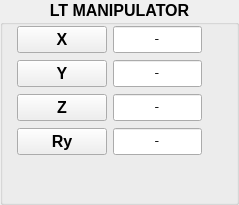
               <widget class="QGroupBox" name="groupBox_LT">
                <property name="geometry">
                 <rect>
                  <x>1470</x>
                  <y>10</y>
                  <width>239</width>
                  <height>205</height>
                 </rect>
                </property>
                <property name="font">
                 <font>
                  <pointsize>12</pointsize>
                  <weight>75</weight>
                  <bold>true</bold>
                  <kerning>true</kerning>
                 </font>
                </property>
                <property name="title">
                 <string>LT MANIPULATOR</string>
                </property>
                <property name="alignment">
                 <set>Qt::AlignHCenter|Qt::AlignTop</set>
                </property>
                <widget class="QLineEdit" name="lineEdit_LT_X">
                 <property name="geometry">
                  <rect>
                   <x>113</x>
                   <y>26</y>
                   <width>89</width>
                   <height>27</height>
                  </rect>
                 </property>
                 <property name="sizePolicy">
                  <sizepolicy hsizetype="Fixed" vsizetype="Fixed">
                   <horstretch>0</horstretch>
                   <verstretch>0</verstretch>
                  </sizepolicy>
                 </property>
                 <property name="font">
                  <font>
                   <family>Courier</family>
                   <pointsize>12</pointsize>
                   <weight>50</weight>
                   <bold>false</bold>
                  </font>
                 </property>
                 <property name="statusTip">
                  <string>optic 1</string>
                 </property>
                 <property name="whatsThis">
                  <string>first optic title</string>
                 </property>
                 <property name="text">
                  <string>-</string>
                 </property>
                 <property name="alignment">
                  <set>Qt::AlignCenter</set>
                 </property>
                </widget>
                <widget class="QPushButton" name="pushButton_LT_X">
                 <property name="geometry">
                  <rect>
                   <x>17</x>
                   <y>26</y>
                   <width>90</width>
                   <height>27</height>
                  </rect>
                 </property>
                 <property name="sizePolicy">
                  <sizepolicy hsizetype="Fixed" vsizetype="Fixed">
                   <horstretch>0</horstretch>
                   <verstretch>0</verstretch>
                  </sizepolicy>
                 </property>
                 <property name="font">
                  <font>
                   <weight>75</weight>
                   <bold>true</bold>
                  </font>
                 </property>
                 <property name="text">
                  <string>X</string>
                 </property>
                </widget>
                <widget class="QLineEdit" name="lineEdit_LT_Y">
                 <property name="geometry">
                  <rect>
                   <x>113</x>
                   <y>60</y>
                   <width>89</width>
                   <height>27</height>
                  </rect>
                 </property>
                 <property name="sizePolicy">
                  <sizepolicy hsizetype="Fixed" vsizetype="Fixed">
                   <horstretch>0</horstretch>
                   <verstretch>0</verstretch>
                  </sizepolicy>
                 </property>
                 <property name="font">
                  <font>
                   <family>Courier</family>
                   <pointsize>12</pointsize>
                   <weight>50</weight>
                   <bold>false</bold>
                  </font>
                 </property>
                 <property name="statusTip">
                  <string>optic 1</string>
                 </property>
                 <property name="whatsThis">
                  <string>first optic title</string>
                 </property>
                 <property name="text">
                  <string>-</string>
                 </property>
                 <property name="alignment">
                  <set>Qt::AlignCenter</set>
                 </property>
                </widget>
                <widget class="QLineEdit" name="lineEdit_LT_Z">
                 <property name="enabled">
                  <bool>true</bool>
                 </property>
                 <property name="geometry">
                  <rect>
                   <x>113</x>
                   <y>94</y>
                   <width>89</width>
                   <height>27</height>
                  </rect>
                 </property>
                 <property name="sizePolicy">
                  <sizepolicy hsizetype="Fixed" vsizetype="Fixed">
                   <horstretch>0</horstretch>
                   <verstretch>0</verstretch>
                  </sizepolicy>
                 </property>
                 <property name="font">
                  <font>
                   <family>Courier</family>
                   <pointsize>12</pointsize>
                   <weight>50</weight>
                   <bold>false</bold>
                  </font>
                 </property>
                 <property name="statusTip">
                  <string>optic 1</string>
                 </property>
                 <property name="whatsThis">
                  <string>first optic title</string>
                 </property>
                 <property name="text">
                  <string>-</string>
                 </property>
                 <property name="frame">
                  <bool>true</bool>
                 </property>
                 <property name="alignment">
                  <set>Qt::AlignCenter</set>
                 </property>
                 <property name="clearButtonEnabled" stdset="0">
                  <bool>false</bool>
                 </property>
                </widget>
                <widget class="QPushButton" name="pushButton_LT_Y">
                 <property name="geometry">
                  <rect>
                   <x>17</x>
                   <y>60</y>
                   <width>90</width>
                   <height>27</height>
                  </rect>
                 </property>
                 <property name="sizePolicy">
                  <sizepolicy hsizetype="Fixed" vsizetype="Fixed">
                   <horstretch>0</horstretch>
                   <verstretch>0</verstretch>
                  </sizepolicy>
                 </property>
                 <property name="font">
                  <font>
                   <weight>75</weight>
                   <bold>true</bold>
                  </font>
                 </property>
                 <property name="text">
                  <string>Y</string>
                 </property>
                </widget>
                <widget class="QPushButton" name="pushButton_LT_Z">
                 <property name="geometry">
                  <rect>
                   <x>17</x>
                   <y>94</y>
                   <width>90</width>
                   <height>27</height>
                  </rect>
                 </property>
                 <property name="sizePolicy">
                  <sizepolicy hsizetype="Fixed" vsizetype="Fixed">
                   <horstretch>0</horstretch>
                   <verstretch>0</verstretch>
                  </sizepolicy>
                 </property>
                 <property name="font">
                  <font>
                   <weight>75</weight>
                   <bold>true</bold>
                  </font>
                 </property>
                 <property name="text">
                  <string>Z</string>
                 </property>
                </widget>
                <widget class="QPushButton" name="pushButton_LT_Ry">
                 <property name="geometry">
                  <rect>
                   <x>17</x>
                   <y>128</y>
                   <width>90</width>
                   <height>27</height>
                  </rect>
                 </property>
                 <property name="sizePolicy">
                  <sizepolicy hsizetype="Fixed" vsizetype="Fixed">
                   <horstretch>0</horstretch>
                   <verstretch>0</verstretch>
                  </sizepolicy>
                 </property>
                 <property name="font">
                  <font>
                   <weight>75</weight>
                   <bold>true</bold>
                  </font>
                 </property>
                 <property name="text">
                  <string>Ry</string>
                 </property>
                </widget>
                <widget class="QLineEdit" name="lineEdit_LT_Ry">
                 <property name="enabled">
                  <bool>true</bool>
                 </property>
                 <property name="geometry">
                  <rect>
                   <x>113</x>
                   <y>128</y>
                   <width>89</width>
                   <height>27</height>
                  </rect>
                 </property>
                 <property name="sizePolicy">
                  <sizepolicy hsizetype="Fixed" vsizetype="Fixed">
                   <horstretch>0</horstretch>
                   <verstretch>0</verstretch>
                  </sizepolicy>
                 </property>
                 <property name="font">
                  <font>
                   <family>Courier</family>
                   <pointsize>12</pointsize>
                   <weight>50</weight>
                   <bold>false</bold>
                  </font>
                 </property>
                 <property name="statusTip">
                  <string>optic 1</string>
                 </property>
                 <property name="whatsThis">
                  <string>first optic title</string>
                 </property>
                 <property name="text">
                  <string>-</string>
                 </property>
                 <property name="frame">
                  <bool>true</bool>
                 </property>
                 <property name="alignment">
                  <set>Qt::AlignCenter</set>
                 </property>
                </widget>
               </widget>
